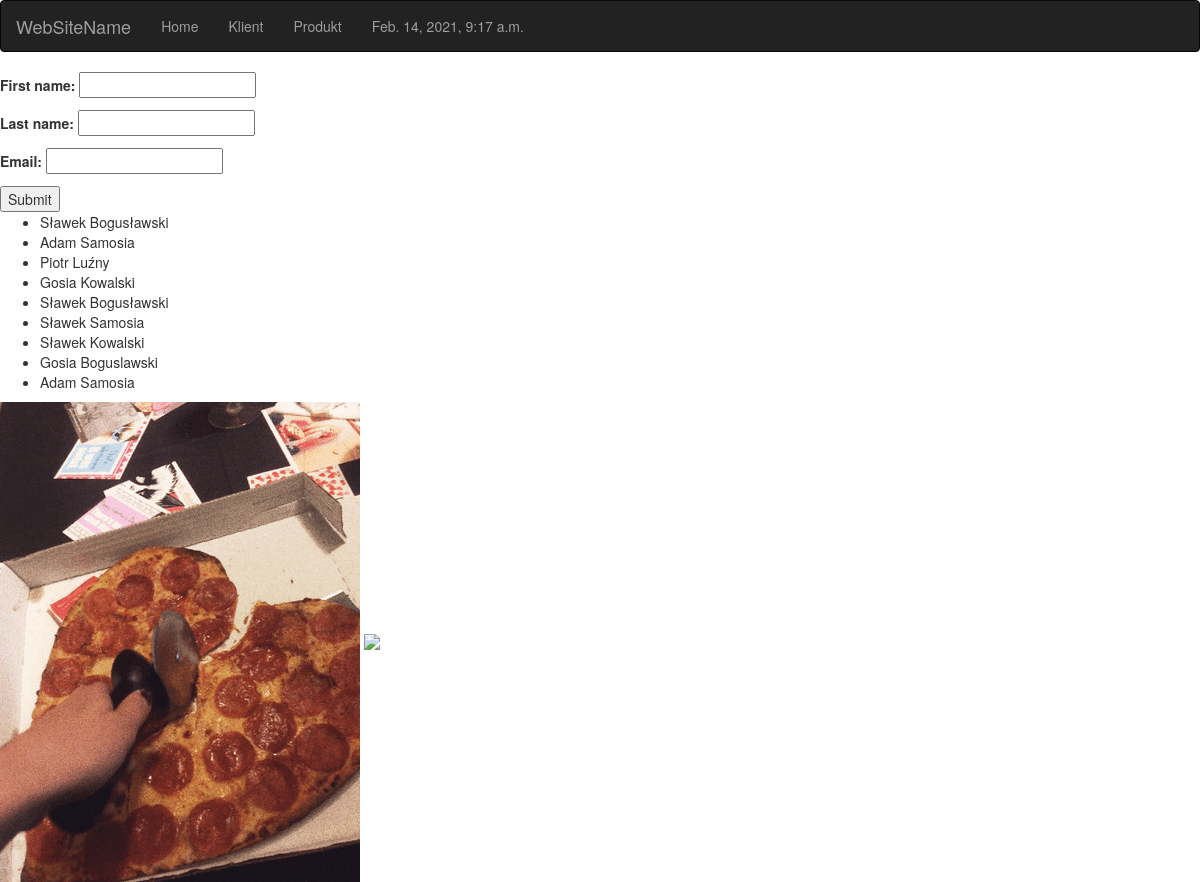
The page /addClient/ on the database as committed earlier.
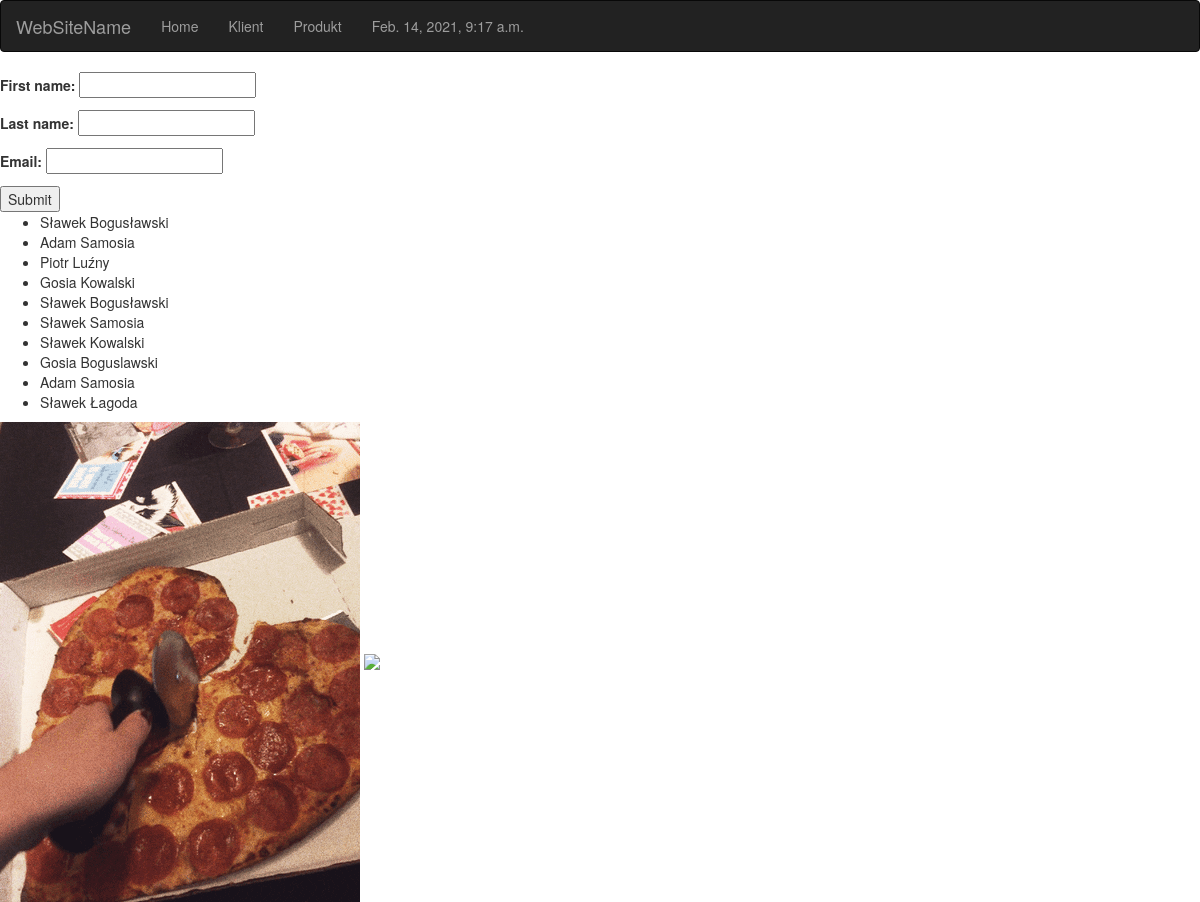
The same page on the database as committed later.
### modliszka/models.py (models this page shows)
class Client(models.Model):
    first_name = models.CharField(max_length=128)
    last_name = models.CharField(max_length=128)
    email = models.CharField(max_length=128, null=True)
    def __str__(self):
        return f"{self.first_name} {self.last_name}"

### modliszka/views.py (the view, shortened to what this page needs)
# urls.py: path("addClient/", views.AddClientView.as_view(), name='add_client'),
class AddClientView(View):
    def get(self, request):
        clients = Client.objects.all()
        form = ClientForm()
        return render(request, 'object_list_view.html', {'form':form, "objects":clients})

### modliszka/forms.py (shortened to what this page needs)
class ClientForm(forms.Form):
    first_name = forms.CharField(validators=[check_length])
    last_name = forms.CharField(validators=[check_length])
    email = forms.CharField(validators=[check_if_mail])

### modliszka/context_processor.py (called while the page is built)
def get_time(request):
    return {'date':datetime.now()}

### templates/object_list_view.html
{% extends 'base.html' %}
{% block content %}
    {% include 'form.html' %}
    {% include 'list_view.html' %}
{% endblock %}

### templates/list_view.html
<ul>
{% for item in objects %}
    <li>{{ item }}</li>
{% endfor %}
</ul>

Rows that differ between the two databases and show on the page:
added Client: first_name+last_name "Sławek Łagoda"
